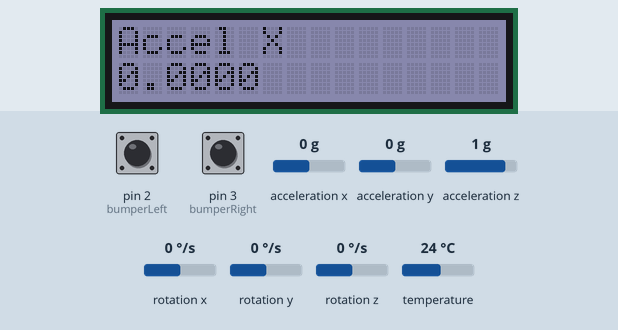
Bench run of a sketch on a simulated Arduino Uno, built with avr-gcc and run on an emulated ATmega328P. On the bench: 16×2 character LCD. The inputs (shaded band) are chosen by the test bench; at power-on: pin 2 (bumperLeft) HIGH, pin 3 (bumperRight) HIGH, acceleration x 0 g, acceleration y 0 g, acceleration z 1 g, rotation x 0 °/s, rotation y 0 °/s, rotation z 0 °/s, temperature 24 °C.

Above: at 3.2 s.
3.3 s: pin 2 (bumperLeft) pulled LOW for 0.3 s
At 4.5 s:
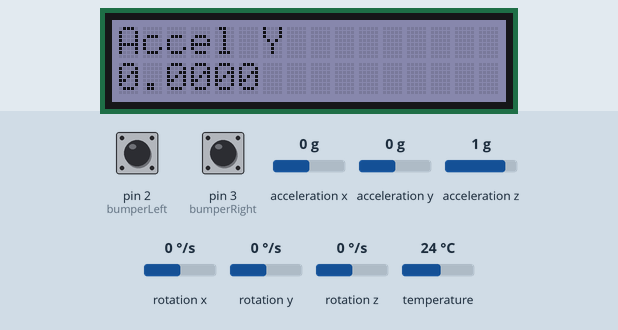
5.1 s: pin 2 (bumperLeft) pulled LOW for 1 s
At 5.7 s:
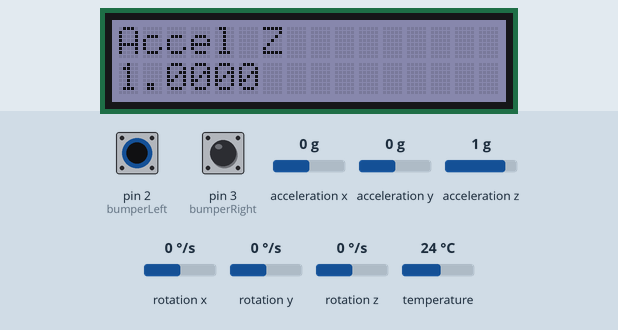
7.6 s: pin 2 (bumperLeft) pulled LOW for 0.3 s
At 8.5 s:
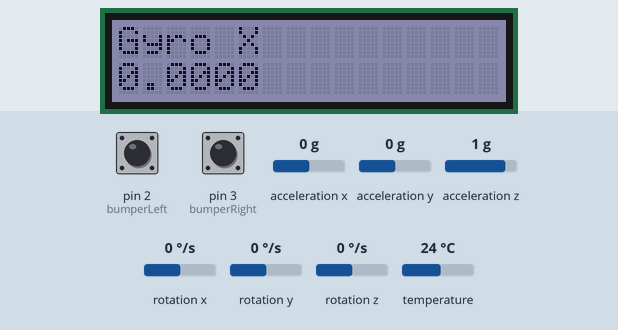
9.4 s: pin 2 (bumperLeft) pulled LOW for 3.2 s
At 10.8 s:
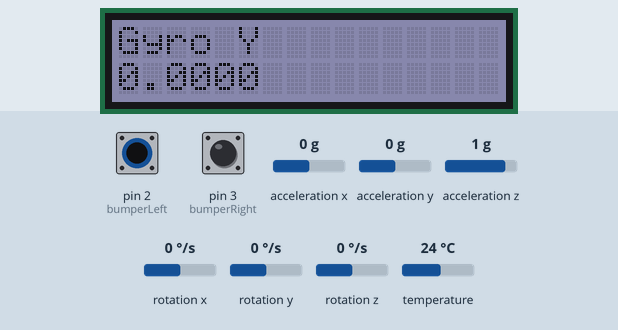
14.1 s: pin 2 (bumperLeft) pulled LOW for 0.3 s
At 14.7 s:
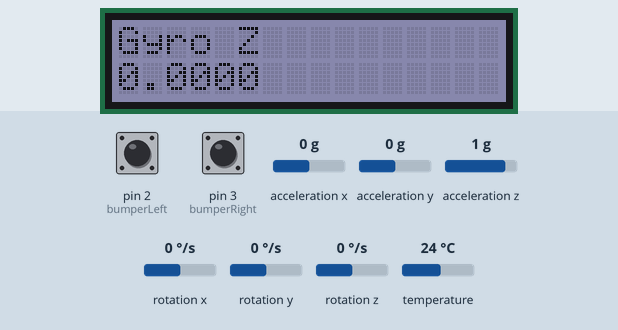
15.9 s: pin 2 (bumperLeft) pulled LOW for 1 s
At 17.0 s:
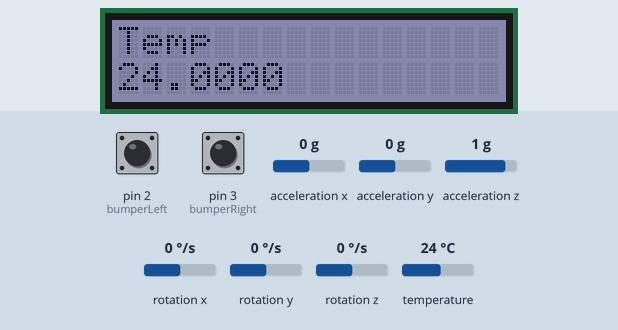
Timing chart, 0 to 18.9 s (numbered marks = the images above; inputs shaded):
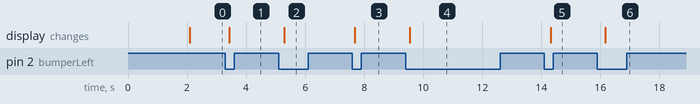

Measured:
- after the input at 3.3 s, the display: changes after 0.12 s (image 1)
- after the input at 5.1 s, the display: changes after 0.19 s (image 2)
- after the input at 7.6 s, the display: changes after 0.08 s (image 3)
- after the input at 9.4 s, the display: changes after 0.14 s (image 4)
- after the input at 14.1 s, the display: changes after 0.21 s (image 5)
- after the input at 15.9 s, the display: changes after 0.27 s (image 6)

The sketch:

MARK_Accelerometer.ino
```cpp
/*
   Description : This code displays the X accelerometer value on LCD screen
   press bumper right and left to change the value printed on LCD screen

   more informations : http://wiki.seeedstudio.com/Grove-6-Axis_AccelerometerAndGyroscope/
   this sensor use IMU's sparkfun library you can find it here : https://learn.sparkfun.com/tutorials/lsm6ds3-breakout-hookup-guide

   wiki LCD : http://wiki.seeedstudio.com/Grove-LCD_RGB_Backlight/
   wiki wire : https://www.arduino.cc/en/reference/wire
*/

#include <Wire.h>
#include "SPI.h"
#include "SparkFunLSM6DS3.h"
#include "rgb_lcd.h"

rgb_lcd lcd;
LSM6DS3 myIMU( I2C_MODE, 0x6A );  //I2C device address 0x6A
const byte bumperLeft = 2;
const byte bumperRight = 3;
volatile byte stateBumperLeft = LOW;
volatile byte stateBumperRight = LOW;

volatile long left_timestamp = 0; //used to stamp start time of an IR pulse
volatile long left_timestampdiff = 0; //used to stamp start time of an IR pulse

volatile long right_timestamp = 0; //used to stamp start time of an IR pulse
volatile long right_timestampdiff = 0; //used to stamp start time of an IR pulse

volatile int case_var = 0; //used to stamp start time of an IR pulse


void setup()
{
  lcd.begin(16, 2); //init lcd
  lcd.setRGB(100, 100, 150); //set color to blue

  pinMode(bumperLeft, INPUT_PULLUP);
  pinMode(bumperRight, INPUT_PULLUP);

  attachInterrupt(digitalPinToInterrupt(bumperLeft), leftCB, FALLING); // Call leftCB() when bumper Left is pulled
  attachInterrupt(digitalPinToInterrupt(bumperRight), rightCB, FALLING);// Call rightCB() when bumper Right is pulled

  lcd.setCursor(0, 0);

  if ( myIMU.begin() != 0 )// test if IMU is started
  {
    lcd.print("Device error");
  }
  else
  {
    lcd.print("Device OK!");
  }
  delay(2000);
  lcd.clear();
}


void loop()
{
  lcd.setCursor(0, 0); // places the cursor in the top left corner
  switch (case_var) {  // display datas
    case 0:
      lcd.print("Accel X  ");
      lcd.setCursor(0, 1);
      lcd.print(myIMU.readFloatAccelX(), 4);
      break;
    case 1:
      lcd.print("Accel Y  ");
      lcd.setCursor(0, 1);
      lcd.print(myIMU.readFloatAccelY(), 4);
      break;
    case 2:
      lcd.print("Accel Z  ");
      lcd.setCursor(0, 1);
      lcd.print(myIMU.readFloatAccelZ(), 4);
      break;
    case 3:
      lcd.print("Gyro X  ");
      lcd.setCursor(0, 1);
      lcd.print(myIMU.readFloatGyroX(), 4);
      break;
    case 4:
      lcd.print("Gyro Y  ");
      lcd.setCursor(0, 1);
      lcd.print(myIMU.readFloatGyroY(), 4);
      break;
    case 5:
      lcd.print("Gyro Z  ");
      lcd.setCursor(0, 1);
      lcd.print(myIMU.readFloatGyroZ(), 4);
      break;
    case 6:
      lcd.print("Temp     ");
      lcd.setCursor(0, 1);
      lcd.print(myIMU.readTempC(), 4);
      break;
    default:
      lcd.print("Error ..   ");
      break;
  }
  delay(250);
}
void rightCB() { //decrasses case_var value to switch the display in loop()
  right_timestampdiff =  micros() - right_timestamp ;
  if (right_timestampdiff > 1000000)
  {
    if (case_var <= 0) {
      case_var = 0;
    }
    else {
      case_var -= 1;
    }
    right_timestamp = micros() ;

  }
}

void leftCB() { //incrasses case_var value to switch the display in loop()
  left_timestampdiff =  micros() - left_timestamp ;
  if (left_timestampdiff > 1000000)
  {
    if (case_var >= 6) {
      case_var = 6;
    }
    else {
      case_var += 1;
    }
    left_timestamp = micros() ;

  }
}
```
